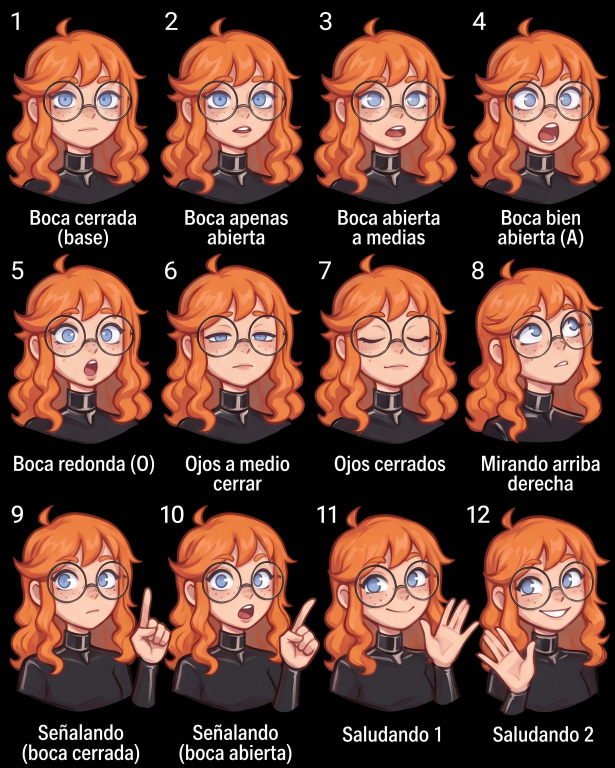
#> input picture assets/personaje/planilla.jpg, 1844 x 2304 px (shown at 1/3 size)
$ python -i recortar_elenco.py   (imports and definitions only)
#> lines starting #> are read from the running program, lines starting #| are printed output that depends on the picture; after the words box and inside, x2 and y2 are one past the last pixel; in counts of white or black regions, pixels touching at a corner belong together
"""Recorta cada pose de las planillas del elenco (fondo claro) en PNG con transparencia.

Uso: python herramientas/recortar_elenco.py carpeta_planillas assets/elenco
Busca los dibujos como manchas grandes sobre el fondo, de arriba hacia abajo y de izquierda a derecha,
y les quita el fondo con un relleno desde el borde (así no se borra la ropa blanca de adentro).
"""

import sys
from pathlib import Path

import numpy as np
from PIL import Image
from scipy import ndimage

try:
    from rembg import new_session, remove
except ImportError:  # sin rembg se recorta por color, con los límites de siempre
    remove = new_session = None

CARPETAS = {"neuron": "profesor", "nyx": "punk", "glip": "alien", "bruno": "dino"}  # Bruno era un gallo; desde 2026-10-22 es un dinosaurio
ALTO = 900  # alto máximo de cada pose, alcanza para el video vertical
UMBRAL = 38  # diferencia con el color del fondo para considerar que hay dibujo
UMBRALES = {"neuron": 18}  # el borde de vidrio de la pecera es casi del color del fondo
# Las medidas en pixeles están pensadas para planillas de ~1300 px de ancho y se escalan con la planilla.
CERCA = 90  # distancia máxima para que un trazo suelto cuente como parte de un personaje


def recortar(planilla: Path, destino: Path, umbral: int = UMBRAL, sesion=None) -> int:
#> called with planilla = '../assets/personaje/planilla.jpg', destino = 'out.png', umbral = 38
    im = np.asarray(Image.open(planilla).convert("RGB")).astype(np.int16)
    fondo = np.median(np.concatenate([im[:8].reshape(-1, 3), im[-8:].reshape(-1, 3)]), axis=0)
#> fondo = [1, 1, 1]
    dibujo = np.abs(im - fondo).max(axis=2) > umbral
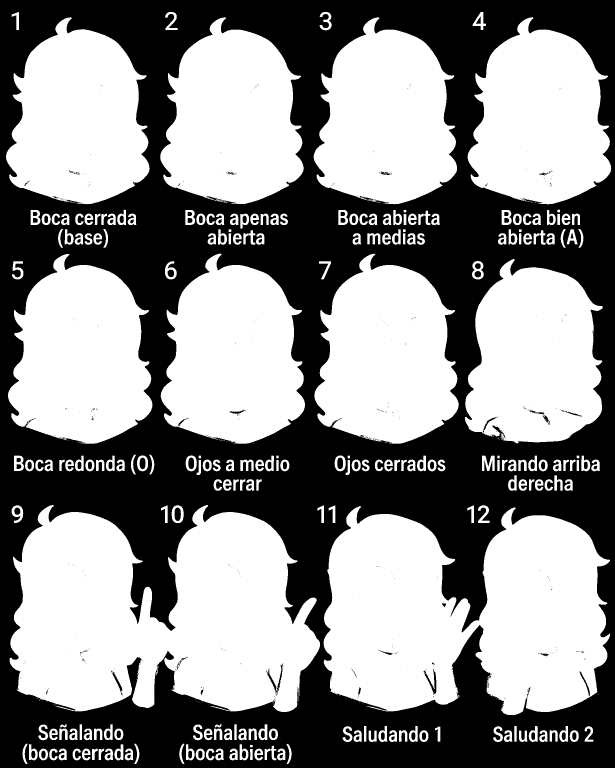
#> dibujo: shape (2304, 1844) bool (shown at 1/3 size); 54.9% white; 555 black regions (401 under 20 px), largest, box (x1, y1, x2, y2) and area: (0, 0, 1844, 2304) 1891463, (802, 1991, 849, 2088) 797, (1271, 2006, 1309, 2084) 780
    f = max(1, round(im.shape[1] / 1300))
#> f = 1
    grueso = ndimage.binary_closing(dibujo, iterations=6 * f)
#> grueso: shape (2304, 1844) bool; 56.5% white; 40 black regions, largest, box (x1, y1, x2, y2) and area: (0, 0, 1844, 2304) 1838280, (381, 1972, 422, 2067) 2033, (524, 1523, 543, 1563) 606
    etiquetas, n = ndimage.label(grueso)
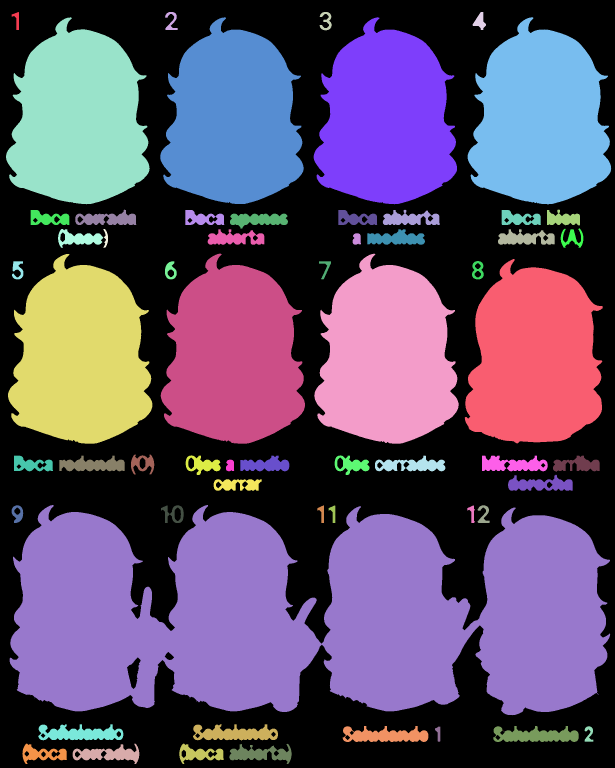
#> etiquetas: shape (2304, 1844) int32 (shown at 1/3 size); 70 distinct labels, from 0 to 69; one colour per label, 0 black
#> n = 69
    cajas = ndimage.find_objects(etiquetas)
#> cajas = 69 items
    areas = ndimage.sum(grueso, etiquetas, range(1, n + 1))
#> areas = 69 values, max 815081 at index 43, min 1 at index 50, mean 34785.1
    grandes = [i for i in range(n) if areas[i] > 0.15 * areas.max()]
#> grandes = [4, 5, 6, 7, 23, 24, 25, 26, 43]
    # orden de lectura: filas por el centro vertical, después izquierda a derecha
    centros = {i: ((cajas[i][0].start + cajas[i][0].stop) / 2, cajas[i][1].start) for i in grandes}
#> centros = 9 items
    alto_fila = np.median([cajas[i][0].stop - cajas[i][0].start for i in grandes])
#> alto_fila = 561
    grandes.sort(key=lambda i: (round(centros[i][0] / alto_fila), centros[i][1]))
    # cada pixel de dibujo va con el personaje más cercano: así no se pierden gotitas, signos ni manos sueltas
    solo_grandes = np.zeros_like(etiquetas)
    for k, i in enumerate(grandes, 1):
        solo_grandes[etiquetas == i + 1] = k
#> this loop made 9 passes
#> i on passes 1 to 9: 4, 5, 6, 7, 25, 23, 24, 26, 43
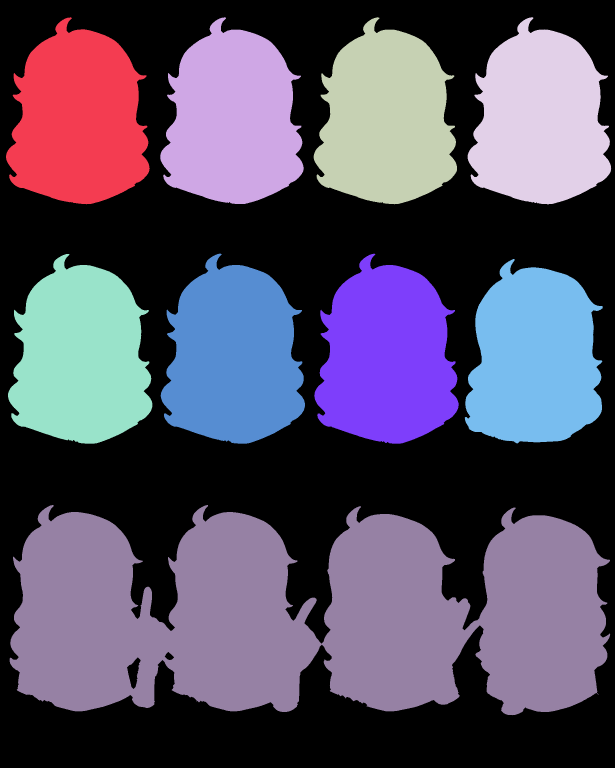
#> solo_grandes: shape (2304, 1844) int32 (shown at 1/3 size); 10 distinct labels, from 0 to 9; one colour per label, 0 black
    distancia, (iy, ix) = ndimage.distance_transform_edt(solo_grandes == 0, return_indices=True)
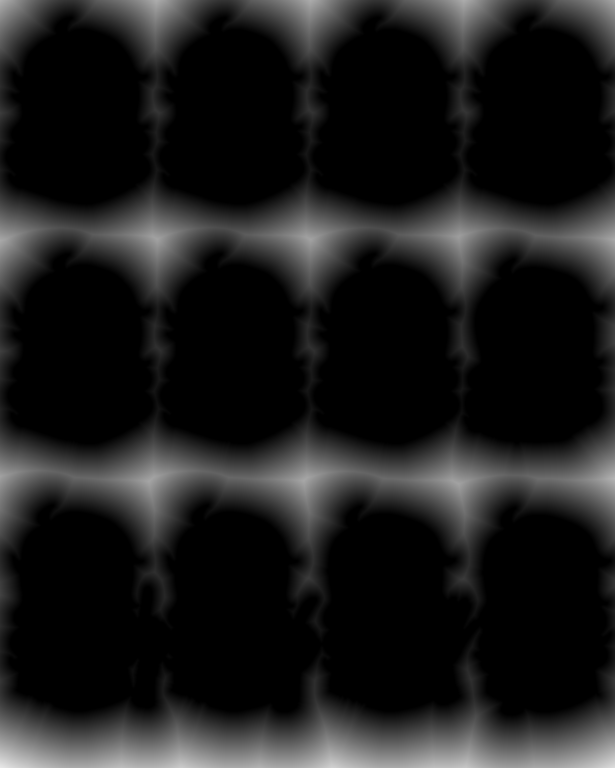
#> distancia: shape (2304, 1844) float64 (shown at 1/3 size); min 0, max 233.1, mean 28.2
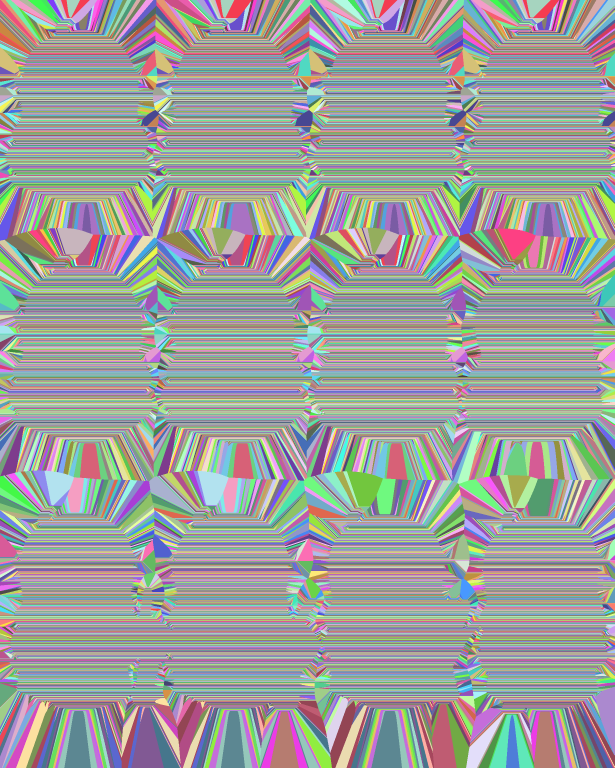
#> iy: shape (2304, 1844) int32 (shown at 1/3 size); 1762 distinct labels, from 52 to 2145; one colour per label, 0 black
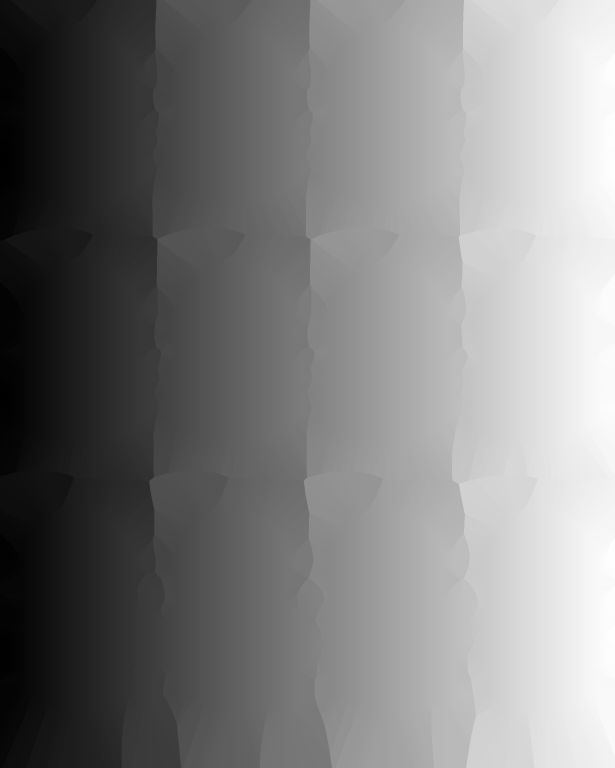
#> ix: shape (2304, 1844) int32 (shown at 1/3 size); min 18, max 1833, mean 921.6; drawn with min black and max white
    duenio = np.where(distancia < CERCA * f, solo_grandes[iy, ix], 0)
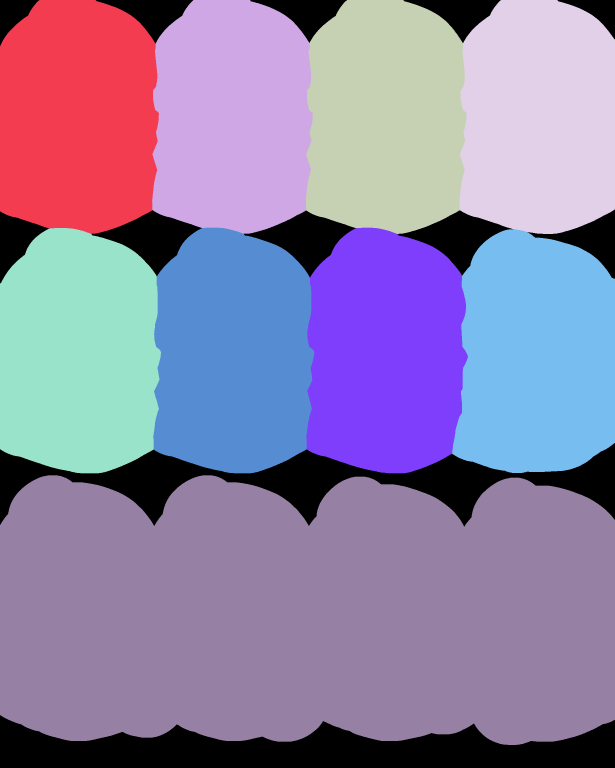
#> duenio: shape (2304, 1844) int32 (shown at 1/3 size); 10 distinct labels, from 0 to 9; one colour per label, 0 black
#> (the run stopped early here; a loop or call above may not have finished)
